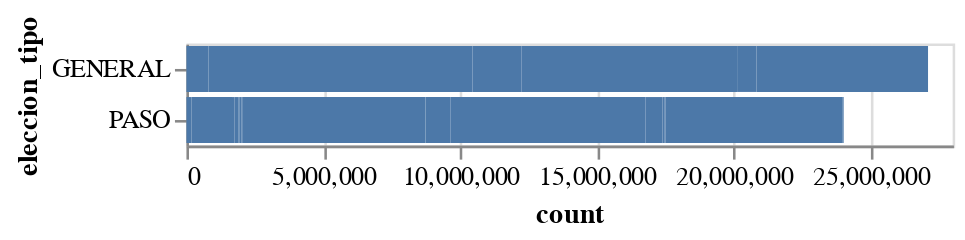

Source (notebook cell):
### Code cell
import altair as alt

colorlist=[]

alt.Chart(participacion).mark_bar().encode(
    x="count",
    y='eleccion_tipo',
    # color=alt.Color('agrupacion_nombre').scale(domain=agrupaciones, range=colorlist)
)

### Figure 1 — Vega-Lite specification as saved in the notebook (floating-point values rounded to 4 significant figures)
{"config": {"view": {"continuousWidth": 300, "continuousHeight": 300}}, "data": {"name": "data-acbd36863b9d26f8f18446e28244bb1b"}, "mark": {"type": "bar"}, "encoding": {"x": {"field": "count", "type": "quantitative"}, "y": {"field": "eleccion_tipo", "type": "nominal"}}, "$schema": "https://vega.github.io/schema/vega-lite/v5.15.1.json", "datasets": {"data-acbd36863b9d26f8f18446e28244bb1b": [{"eleccion_tipo": "PASO", "agrupacion_nombre": "PRINCIPIOS Y VALORES", "count": 187900.0}, {"eleccion_tipo": "PASO", "agrupacion_nombre": null, "count": 1477000.0}, {"eleccion_tipo": "PASO", "agrupacion_nombre": "MOVIMIENTO AL SOCIALISMO", "count": 85630.0}, {"eleccion_tipo": "GENERAL", "agrupacion_nombre": null, "count": 809000.0}, {"eleccion_tipo": "PASO", "agrupacion_nombre": "MOVIMIENTO LIBRES DEL SUR", "count": 154300.0}, {"eleccion_tipo": "GENERAL", "agrupacion_nombre": "UNION POR LA PATRIA", "count": 9646000.0}, {"eleccion_tipo": "PASO", "agrupacion_nombre": "FRENTE LIBER.AR", "count": 26960.0}, {"eleccion_tipo": "PASO", "agrupacion_nombre": "MOVIMIENTO IZQUIERDA JUVENTUD Y DIGNIDAD", "count": 81970.0}, {"eleccion_tipo": "GENERAL", "agrupacion_nombre": "HACEMOS POR NUESTRO PAIS", "count": 1784000.0}, {"eleccion_tipo": "GENERAL", "agrupacion_nombre": "LA LIBERTAD AVANZA", "count": 7884000.0}, {"eleccion_tipo": "GENERAL", "agrupacion_nombre": "FRENTE DE IZQUIERDA Y DE TRABAJADORES - UNIDAD", "count": 709900.0}, {"eleccion_tipo": "PASO", "agrupacion_nombre": "PROYECTO JOVEN", "count": 23870.0}, {"eleccion_tipo": "PASO", "agrupacion_nombre": "JUNTOS POR EL CAMBIO", "count": 6698000.0}, {"eleccion_tipo": "PASO", "agrupacion_nombre": "UNION DEL CENTRO DEMOCRATICO", "count": 11980.0}, {"eleccion_tipo": "GENERAL", "agrupacion_nombre": "JUNTOS POR EL CAMBIO", "count": 6267000.0}, {"eleccion_tipo": "PASO", "agrupacion_nombre": "HACEMOS POR NUESTRO PAIS", "count": 907400.0}, {"eleccion_tipo": "PASO", "agrupacion_nombre": "LA LIBERTAD AVANZA", "count": 7116000.0}, {"eleccion_tipo": "PASO", "agrupacion_nombre": "FRENTE DE IZQUIERDA Y DE TRABAJADORES - UNIDAD", "count": 628900.0}, {"eleccion_tipo": "PASO", "agrupacion_nombre": "POLITICA OBRERA", "count": 62400.0}, {"eleccion_tipo": "PASO", "agrupacion_nombre": "MOVIMIENTO DE ACCION VECINAL", "count": 42250.0}, {"eleccion_tipo": "PASO", "agrupacion_nombre": "UNION POR LA PATRIA", "count": 6461000.0}, {"eleccion_tipo": "PASO", "agrupacion_nombre": "FRENTE PATRIOTA FEDERAL", "count": 50840.0}]}}
